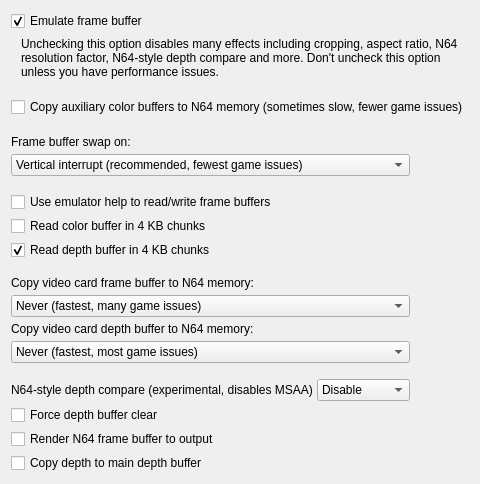
         <widget class="QWidget" name="frameBufferTab">
          <attribute name="title">
           <string>Frame buffer</string>
          </attribute>
          <layout class="QVBoxLayout" name="verticalLayout_34">
           <item>
            <layout class="QVBoxLayout" name="verticalLayout_7">
             <property name="spacing">
              <number>18</number>
             </property>
             <item>
              <widget class="QFrame" name="frameBufferFrame">
               <layout class="QVBoxLayout" name="verticalLayout_41">
                <property name="spacing">
                 <number>6</number>
                </property>
                <property name="leftMargin">
                 <number>0</number>
                </property>
                <property name="topMargin">
                 <number>0</number>
                </property>
                <property name="rightMargin">
                 <number>0</number>
                </property>
                <property name="bottomMargin">
                 <number>0</number>
                </property>
                <item>
                 <widget class="QCheckBox" name="frameBufferCheckBox">
                  <property name="text">
                   <string>Emulate frame buffer</string>
                  </property>
                  <property name="checked">
                   <bool>true</bool>
                  </property>
                 </widget>
                </item>
                <item>
                 <widget class="QFrame" name="frameBufferWarningFrame">
                  <layout class="QHBoxLayout" name="horizontalLayout_9">
                   <property name="spacing">
                    <number>10</number>
                   </property>
                   <property name="leftMargin">
                    <number>0</number>
                   </property>
                   <property name="topMargin">
                    <number>0</number>
                   </property>
                   <property name="rightMargin">
                    <number>0</number>
                   </property>
                   <property name="bottomMargin">
                    <number>0</number>
                   </property>
                   <item>
                    <widget class="QLabel" name="frameBufferWarningIcon">
                     <property name="sizePolicy">
                      <sizepolicy hsizetype="Fixed" vsizetype="Preferred">
                       <horstretch>0</horstretch>
                       <verstretch>0</verstretch>
                      </sizepolicy>
                     </property>
                     <property name="text">
                      <string notr="true">&lt;html&gt;&lt;head/&gt;&lt;body&gt;&lt;p&gt;&lt;img src=&quot;:/Warning.ico&quot;/&gt;&lt;/p&gt;&lt;/body&gt;&lt;/html&gt;</string>
                     </property>
                    </widget>
                   </item>
                   <item>
                    <widget class="QLabel" name="frameBufferWarningLabel">
                     <property name="text">
                      <string>&lt;html&gt;&lt;head/&gt;&lt;body&gt;&lt;p&gt;Unchecking this option disables many effects including cropping, aspect ratio, N64 resolution factor, N64-style depth compare and more. Don't uncheck this option unless you have performance issues.&lt;/p&gt;&lt;/body&gt;&lt;/html&gt;</string>
                     </property>
                     <property name="textFormat">
                      <enum>Qt::TextFormat::RichText</enum>
                     </property>
                     <property name="scaledContents">
                      <bool>false</bool>
                     </property>
                     <property name="wordWrap">
                      <bool>true</bool>
                     </property>
                    </widget>
                   </item>
                  </layout>
                 </widget>
                </item>
                <item>
                 <spacer name="verticalSpacer_6">
                  <property name="orientation">
                   <enum>Qt::Orientation::Vertical</enum>
                  </property>
                  <property name="sizeType">
                   <enum>QSizePolicy::Policy::Fixed</enum>
                  </property>
                  <property name="sizeHint" stdset="0">
                   <size>
                    <width>0</width>
                    <height>12</height>
                   </size>
                  </property>
                 </spacer>
                </item>
                <item>
                 <widget class="QFrame" name="frameBufferOptionsFrame">
                  <property name="frameShape">
                   <enum>QFrame::Shape::NoFrame</enum>
                  </property>
                  <property name="frameShadow">
                   <enum>QFrame::Shadow::Plain</enum>
                  </property>
                  <layout class="QVBoxLayout" name="verticalLayout_61">
                   <property name="spacing">
                    <number>18</number>
                   </property>
                   <property name="leftMargin">
                    <number>0</number>
                   </property>
                   <property name="topMargin">
                    <number>0</number>
                   </property>
                   <property name="rightMargin">
                    <number>0</number>
                   </property>
                   <property name="bottomMargin">
                    <number>0</number>
                   </property>
                   <item>
                    <widget class="QCheckBox" name="copyAuxBuffersCheckBox">
                     <property name="toolTip">
                      <string>&lt;html&gt;&lt;head/&gt;&lt;body&gt;&lt;p&gt;When checked, the auxiliary color buffer is copied to N64 memory right after rendering to it is finished. This option helps to correctly emulate frame buffer effects in some games. This option may noticeably reduce performance.&lt;/p&gt;&lt;p&gt;[Recommended: &lt;span style=&quot; font-style:italic;&quot;&gt;Usually unchecked&lt;/span&gt;]&lt;/p&gt;&lt;/body&gt;&lt;/html&gt;</string>
                     </property>
                     <property name="text">
                      <string>Copy auxiliary color buffers to N64 memory (sometimes slow, fewer game issues)</string>
                     </property>
                    </widget>
                   </item>
                   <item>
                    <layout class="QHBoxLayout" name="horizontalLayout_22">
                     <item>
                      <layout class="QVBoxLayout" name="verticalLayout_32">
                       <property name="spacing">
                        <number>16</number>
                       </property>
                       <item>
                        <widget class="QFrame" name="frameBufferSwapFrame">
                         <property name="toolTip">
                          <string>&lt;html&gt;&lt;head/&gt;&lt;body&gt;&lt;p&gt;This option controls how often GLideN64 updates the main frame buffer.&lt;/p&gt;&lt;p&gt;&lt;span style=&quot; font-weight:600;&quot;&gt;Vertical interrupt&lt;/span&gt;: Update the buffer as quickly as possible, every vertical interrupt per second (50 for PAL and 60 for NTSC games). This option is the most compatible. Use this mode unless you have performance problems.&lt;/p&gt;&lt;p&gt;&lt;span style=&quot; font-weight:600;&quot;&gt;VI origin change&lt;/span&gt;: The VI origin changes corresponding to the game's actual FPS. N64 games typically run between 20 to 30 FPS so the buffers swap less often than the first mode. This mode does not work for games that use single buffering, which is rare.&lt;/p&gt;&lt;p&gt;&lt;span style=&quot; font-weight:600;&quot;&gt;Color buffer change&lt;/span&gt;: This option checks to see if the frame buffer has been changed. There are some games where this doesn't work.&lt;/p&gt;&lt;/body&gt;&lt;/html&gt;</string>
                         </property>
                         <layout class="QVBoxLayout" name="verticalLayout_2">
                          <property name="spacing">
                           <number>5</number>
                          </property>
                          <property name="leftMargin">
                           <number>0</number>
                          </property>
                          <property name="topMargin">
                           <number>0</number>
                          </property>
                          <property name="rightMargin">
                           <number>0</number>
                          </property>
                          <property name="bottomMargin">
                           <number>0</number>
                          </property>
                          <item>
                           <widget class="QLabel" name="frameBufferSwapLabel">
                            <property name="text">
                             <string>Frame buffer swap on:</string>
                            </property>
                           </widget>
                          </item>
                          <item>
                           <widget class="QComboBox" name="frameBufferSwapComboBox">
                            <item>
                             <property name="text">
                              <string extracomment="&quot;Vertical interrupt&quot; is frequently abbreviated as &quot;VI&quot;. This control is a combobox labelled &quot;Frame buffer swap on:&quot;">Vertical interrupt (recommended, fewest game issues)</string>
                             </property>
                            </item>
                            <item>
                             <property name="text">
                              <string extracomment="&quot;VI&quot; stands for &quot;vertical interrupt&quot;. This control is a combobox labelled &quot;Frame buffer swap on:&quot;">VI origin change (faster, few game issues)</string>
                             </property>
                            </item>
                            <item>
                             <property name="text">
                              <string extracomment="This control is a combobox labelled &quot;Frame buffer swap on:&quot;">Color buffer change (fastest, some game issues)</string>
                             </property>
                            </item>
                           </widget>
                          </item>
                         </layout>
                        </widget>
                       </item>
                       <item>
                        <widget class="QFrame" name="fbInfoFrame">
                         <layout class="QVBoxLayout" name="verticalLayout_43">
                          <property name="spacing">
                           <number>4</number>
                          </property>
                          <property name="leftMargin">
                           <number>0</number>
                          </property>
                          <property name="topMargin">
                           <number>0</number>
                          </property>
                          <property name="rightMargin">
                           <number>0</number>
                          </property>
                          <property name="bottomMargin">
                           <number>0</number>
                          </property>
                          <item>
                           <widget class="QCheckBox" name="fbInfoEnableCheckBox">
                            <property name="toolTip">
                             <string>&lt;html&gt;&lt;head/&gt;&lt;body&gt;&lt;p&gt;Some emulators do a poor job of detecting when to read/write frame buffers. You can disable emulator help to let GLideN64 read/write frame buffers itself.&lt;/p&gt;&lt;p&gt;[Recommended: &lt;span style=&quot; font-style:italic;&quot;&gt;Usually unchecked, but for some games/emulators it may be faster checked&lt;/span&gt;]&lt;/p&gt;&lt;/body&gt;&lt;/html&gt;</string>
                            </property>
                            <property name="text">
                             <string>Use emulator help to read/write frame buffers</string>
                            </property>
                            <property name="checked">
                             <bool>false</bool>
                            </property>
                           </widget>
                          </item>
                          <item>
                           <widget class="QCheckBox" name="readColorChunkCheckBox">
                            <property name="toolTip">
                             <string>&lt;html&gt;&lt;head/&gt;&lt;body&gt;&lt;p&gt;When checked, the color buffer will be read in chunks. Otherwise, the buffer will be read in its entirety. If a game needs to read the entire buffer, selecting this option may be slow.&lt;/p&gt;&lt;p&gt;[Recommended: &lt;span style=&quot; font-style:italic;&quot;&gt;Usually unchecked, because the color buffer is usually read entirely&lt;/span&gt;]&lt;/p&gt;&lt;/body&gt;&lt;/html&gt;</string>
                            </property>
                            <property name="text">
                             <string extracomment="&quot;Read&quot; refers to &quot;Use emulator help to read/write frame buffers&quot;">Read color buffer in 4 KB chunks</string>
                            </property>
                           </widget>
                          </item>
                          <item>
                           <widget class="QCheckBox" name="readDepthChunkCheckBox">
                            <property name="toolTip">
                             <string>&lt;html&gt;&lt;head/&gt;&lt;body&gt;&lt;p&gt;When checked, the depth buffer will be read in chunks. Otherwise the buffer will be read in its entirety. If a game needs to read the entire buffer, selecting this option may be slow.&lt;/p&gt;&lt;p&gt;[Recommended: &lt;span style=&quot; font-style:italic;&quot;&gt;Checked, because the depth buffer is not often read entirely&lt;/span&gt;]&lt;/p&gt;&lt;/body&gt;&lt;/html&gt;</string>
                            </property>
                            <property name="text">
                             <string extracomment="&quot;Read&quot; refers to &quot;Use emulator help to read/write frame buffers&quot;">Read depth buffer in 4 KB chunks</string>
                            </property>
                            <property name="checked">
                             <bool>true</bool>
                            </property>
                           </widget>
                          </item>
                         </layout>
                        </widget>
                       </item>
                       <item>
                        <layout class="QVBoxLayout" name="verticalLayout_60">
                         <property name="spacing">
                          <number>5</number>
                         </property>
                         <item>
                          <widget class="QFrame" name="copyColorBufferFrame">
                           <property name="toolTip">
                            <string>&lt;html&gt;&lt;head/&gt;&lt;body&gt;&lt;p&gt;In some games GLideN64 can't detect when the game uses the frame buffer. With these options, you can have GLideN64 copy each frame of your video card's frame buffer to N64 memory.&lt;/p&gt;&lt;p&gt;&lt;span style=&quot; font-weight:600;&quot;&gt;Never&lt;/span&gt;: Disable copying buffers from video card.&lt;/p&gt;&lt;p&gt;&lt;span style=&quot; font-weight:600;&quot;&gt;Synchronous&lt;/span&gt;: Effects are detected for all games, but it can be slow. Use for games where &lt;span style=&quot; font-weight:600;&quot;&gt;Asynchronous&lt;/span&gt; doesn't work.&lt;/p&gt;&lt;p&gt;&lt;span style=&quot; font-weight:600;&quot;&gt;Asynchronous&lt;/span&gt;: Effects are detected for most games.&lt;/p&gt;&lt;p&gt;[Recommended: &lt;span style=&quot; font-style:italic;&quot;&gt;Usually Asynchronous&lt;/span&gt;]&lt;/p&gt;&lt;/body&gt;&lt;/html&gt;</string>
                           </property>
                           <layout class="QVBoxLayout" name="verticalLayout_10">
                            <property name="spacing">
                             <number>5</number>
                            </property>
                            <property name="leftMargin">
                             <number>0</number>
                            </property>
                            <property name="topMargin">
                             <number>0</number>
                            </property>
                            <property name="rightMargin">
                             <number>0</number>
                            </property>
                            <property name="bottomMargin">
                             <number>0</number>
                            </property>
                            <item>
                             <widget class="QLabel" name="copyColorBufferLabel">
                              <property name="text">
                               <string>Copy video card frame buffer to N64 memory:</string>
                              </property>
                             </widget>
                            </item>
                            <item>
                             <widget class="QComboBox" name="copyColorBufferComboBox">
                              <item>
                               <property name="text">
                                <string extracomment="This is a combobox option with the label &quot;Copy video card frame buffer to N64 memory&quot;.">Never (fastest, many game issues)</string>
                               </property>
                              </item>
                              <item>
                               <property name="text">
                                <string extracomment="This is a combobox option with the label &quot;Copy video card frame buffer to N64 memory&quot;.">Synchronous (slowest, fewest game issues)</string>
                               </property>
                              </item>
                              <item>
                               <property name="text">
                                <string extracomment="This is a combobox option with the label &quot;Copy video card frame buffer to N64 memory&quot;.">Asynchronous (fast, few game issues)</string>
                               </property>
                              </item>
                             </widget>
                            </item>
                           </layout>
                          </widget>
                         </item>
                         <item>
                          <widget class="QFrame" name="copyDepthFrame">
                           <property name="toolTip">
                            <string>&lt;html&gt;&lt;head/&gt;&lt;body&gt;&lt;p&gt;The depth buffer is used to emulate some effects (e.g. coronas):&lt;/p&gt;&lt;p&gt;&lt;span style=&quot; font-weight:600;&quot;&gt;Never&lt;/span&gt;: Depth buffer is disabled.&lt;/p&gt;&lt;p&gt;&lt;span style=&quot; font-weight:600;&quot;&gt;From VRAM&lt;/span&gt;: Your video card's depth buffer is copied to N64 memory each frame, which can be slow on some games.&lt;/p&gt;&lt;p&gt;&lt;span style=&quot; font-weight:600;&quot;&gt;In software&lt;/span&gt;: Generally faster than copying from VRAM, but the result can be imperfect.&lt;/p&gt;&lt;p&gt;[Recommended:&lt;span style=&quot; font-style:italic;&quot;&gt; In software&lt;/span&gt;]&lt;/p&gt;&lt;/body&gt;&lt;/html&gt;</string>
                           </property>
                           <property name="frameShape">
                            <enum>QFrame::Shape::NoFrame</enum>
                           </property>
                           <property name="frameShadow">
                            <enum>QFrame::Shadow::Plain</enum>
                           </property>
                           <layout class="QVBoxLayout" name="verticalLayout_58">
                            <property name="spacing">
                             <number>5</number>
                            </property>
                            <property name="leftMargin">
                             <number>0</number>
                            </property>
                            <property name="topMargin">
                             <number>0</number>
                            </property>
                            <property name="rightMargin">
                             <number>0</number>
                            </property>
                            <property name="bottomMargin">
                             <number>0</number>
                            </property>
                            <item>
                             <widget class="QLabel" name="copyDepthLabel">
                              <property name="text">
                               <string>Copy video card depth buffer to N64 memory:</string>
                              </property>
                             </widget>
                            </item>
                            <item>
                             <widget class="QComboBox" name="copyDepthBufferComboBox">
                              <item>
                               <property name="text">
                                <string extracomment="This is a combobox option with the label &quot;Copy video card frame buffer to N64 memory&quot;.">Never (fastest, most game issues)</string>
                               </property>
                              </item>
                              <item>
                               <property name="text">
                                <string extracomment="This is a combobox option with the label &quot;Copy video card frame buffer to N64 memory&quot;.">From VRAM (slow, some game issues)</string>
                               </property>
                              </item>
                              <item>
                               <property name="text">
                                <string extracomment="This is a combobox option with the label &quot;Copy video card frame buffer to N64 memory&quot;.">In software (fast, fewest game issues)</string>
                               </property>
                              </item>
                             </widget>
                            </item>
                           </layout>
                          </widget>
                         </item>
                        </layout>
                       </item>
                       <item>
                        <layout class="QVBoxLayout" name="verticalLayout_27">
                         <property name="spacing">
                          <number>4</number>
                         </property>
                         <item>
                          <layout class="QHBoxLayout" name="n64DepthCompareHorizontalLayout">
                           <item>
                            <widget class="QLabel" name="n64DepthCompareLabel">
                             <property name="toolTip">
                              <string>&lt;html&gt;&lt;head/&gt;&lt;body&gt;&lt;p&gt;The N64 uses a unique method of calculating depth to the camera. When enabled, GlideN64 uses shaders to try to emulate these calculations correctly. Not compatible with anti-aliasing. &lt;span style=&quot; font-weight:600;&quot;&gt;Experimental!&lt;/span&gt;&lt;/p&gt;&lt;p&gt;Fast mode requires OpenGL 4.2 and &amp;quot;fragment shader interlock&amp;quot; extensions.&lt;/p&gt;&lt;p&gt;Compatible mode requires only core OpenGL 4.2 &lt;span style=&quot; font-weight:600;&quot;&gt;Can be slow!&lt;/span&gt;&lt;/p&gt;&lt;p&gt;[Recommended: &lt;span style=&quot; font-style:italic;&quot;&gt;Sometimes checked, for several games&lt;/span&gt;]&lt;/p&gt;&lt;/body&gt;&lt;/html&gt;</string>
                             </property>
                             <property name="text">
                              <string>N64-style depth compare (experimental, disables MSAA)</string>
                             </property>
                            </widget>
                           </item>
                           <item>
                            <widget class="QComboBox" name="n64DepthCompareComboBox">
                             <property name="toolTip">
                              <string>&lt;html&gt;&lt;head/&gt;&lt;body&gt;&lt;p&gt;The N64 uses a unique method of calculating depth to the camera. When enabled, GlideN64 uses shaders to try to emulate these calculations correctly. Not compatible with anti-aliasing. &lt;span style=&quot; font-weight:600;&quot;&gt;Experimental!&lt;/span&gt;&lt;/p&gt;&lt;p&gt;Fast mode requires OpenGL 4.2 and &amp;quot;fragment shader interlock&amp;quot; extensions.&lt;/p&gt;&lt;p&gt;Compatible mode requires only core OpenGL 4.2 &lt;span style=&quot; font-weight:600;&quot;&gt;Can be slow!&lt;/span&gt;&lt;/p&gt;&lt;p&gt;[Recommended: &lt;span style=&quot; font-style:italic;&quot;&gt;Sometimes checked, for several games&lt;/span&gt;]&lt;/p&gt;&lt;/body&gt;&lt;/html&gt;</string>
                             </property>
                             <item>
                              <property name="text">
                               <string>Disable</string>
                              </property>
                             </item>
                             <item>
                              <property name="text">
                               <string>Fast</string>
                              </property>
                             </item>
                             <item>
                              <property name="text">
                               <string>Compatible</string>
                              </property>
                             </item>
                            </widget>
                           </item>
                          </layout>
                         </item>
                         <item>
                          <widget class="QCheckBox" name="forceDepthBufferClearCheckBox">
                           <property name="toolTip">
                            <string>&lt;html&gt;&lt;head/&gt;&lt;body&gt;&lt;p&gt;Enable force depth buffer clear. A hack. Necessary for Eikou no Saint Andrews.&lt;/p&gt;&lt;p&gt;[Recommended: &lt;span style=&quot; font-style:italic;&quot;&gt;off, except for Eikou no Saint Andrews&lt;/span&gt;]&lt;/p&gt;&lt;/body&gt;&lt;/html&gt;</string>
                           </property>
                           <property name="text">
                            <string>Force depth buffer clear</string>
                           </property>
                          </widget>
                         </item>
                         <item>
                          <widget class="QCheckBox" name="RenderFBCheckBox">
                           <property name="toolTip">
                            <string>&lt;html&gt;&lt;head/&gt;&lt;body&gt;&lt;p&gt;When this option is checked, the frame buffer is rendered directly to the screen. This prevents some graphic problems but may cause slowdowns or visual quality problems.&lt;/p&gt;&lt;p&gt;[Recommended: &lt;span style=&quot; font-style:italic;&quot;&gt;Usually unchecked&lt;/span&gt;]&lt;/p&gt;&lt;/body&gt;&lt;/html&gt;</string>
                           </property>
                           <property name="text">
                            <string>Render N64 frame buffer to output</string>
                           </property>
                          </widget>
                         </item>
                         <item>
                          <widget class="QCheckBox" name="copyDepthToMainDepthBufferCheckBox">
                           <property name="toolTip">
                            <string>&lt;html&gt;&lt;head/&gt;&lt;body&gt;&lt;p&gt;This option is required for some Reshade depth dependant effects, such as SSAO and depth of field.&lt;/p&gt;&lt;p&gt;[Recommended: &lt;span style=&quot; font-style:italic;&quot;&gt;only if you use Reshade and need depth dependant effects&lt;/span&gt;]&lt;/p&gt;&lt;/body&gt;&lt;/html&gt;</string>
                           </property>
                           <property name="text">
                            <string>Copy depth to main depth buffer</string>
                           </property>
                          </widget>
                         </item>
                        </layout>
                       </item>
                      </layout>
                     </item>
                     <item>
                      <spacer name="horizontalSpacer_10">
                       <property name="orientation">
                        <enum>Qt::Orientation::Horizontal</enum>
                       </property>
                       <property name="sizeHint" stdset="0">
                        <size>
                         <width>0</width>
                         <height>0</height>
                        </size>
                       </property>
                      </spacer>
                     </item>
                    </layout>
                   </item>
                  </layout>
                 </widget>
                </item>
               </layout>
              </widget>
             </item>
            </layout>
           </item>
           <item>
            <spacer name="verticalSpacer_9">
             <property name="orientation">
              <enum>Qt::Orientation::Vertical</enum>
             </property>
             <property name="sizeHint" stdset="0">
              <size>
               <width>0</width>
               <height>0</height>
              </size>
             </property>
            </spacer>
           </item>
          </layout>
         </widget>
